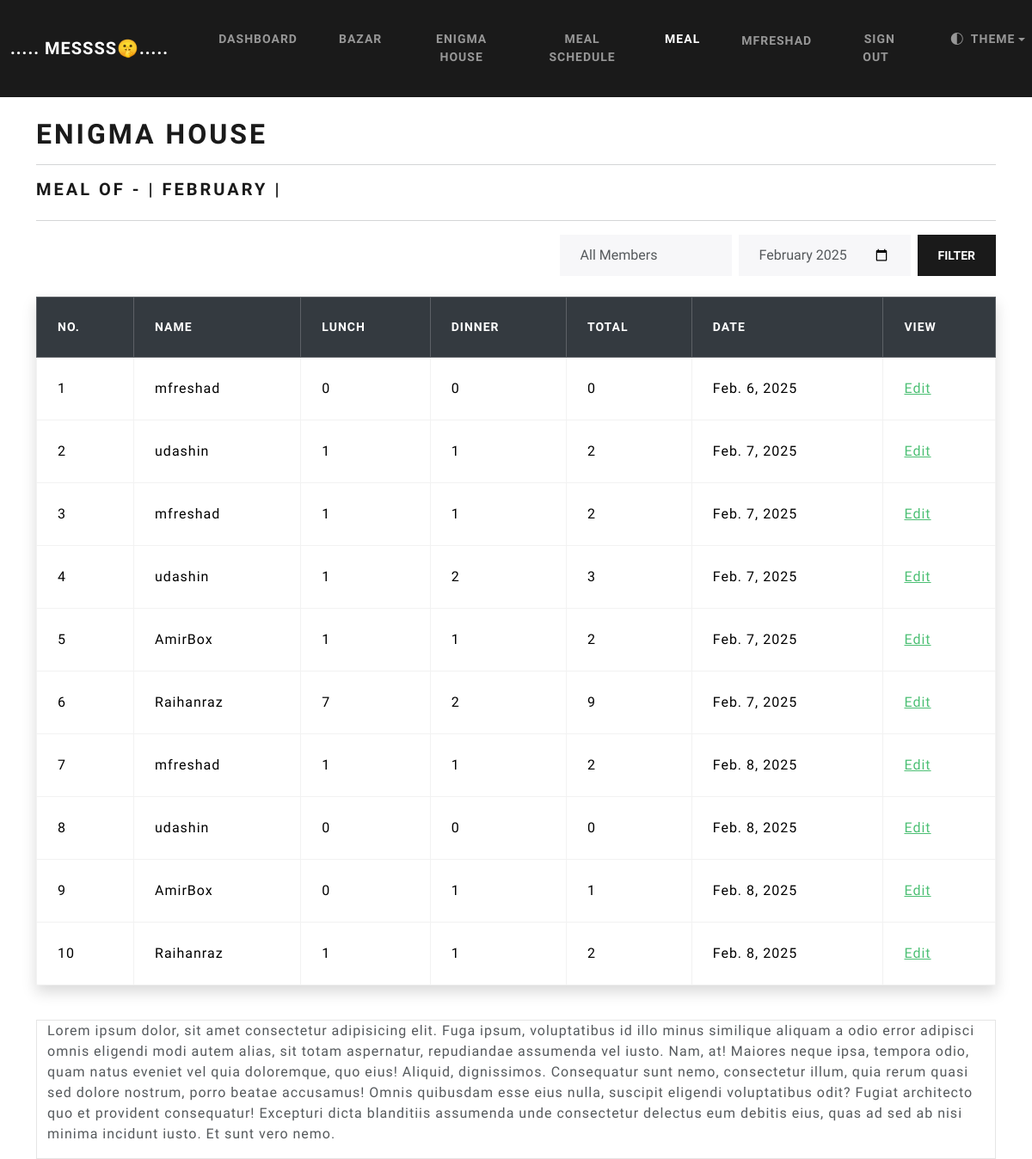
Screenshot of /meal (signed in) with the database file from the repository.
### webapp/models.py (models this page shows, shortened)
class User(AbstractBaseUser):
    first_name = models.CharField(max_length=50)
    last_name = models.CharField(max_length=50)
    username = models.CharField(max_length=50, unique=True)
    email = models.EmailField(max_length=100 , unique=True)
    phone = models.CharField(max_length=15, blank=True, unique=False, null=True)
    date_joined = models.DateTimeField(auto_now_add=True)
    last_login = models.DateTimeField(auto_now_add=True)
    created_login = models.DateTimeField(auto_now_add=True)
    modified_login = models.DateTimeField(auto_now_add=True)
    is_admin = models.BooleanField(default=False)
    is_staff = models.BooleanField(default=False)
    is_active = models.BooleanField(default=True)
    is_superadmin = models.BooleanField(default=False)
    in_mess = models.ForeignKey(
        Mess,
        on_delete=models.SET_NULL,
        null=True,
        blank=True,
        related_name='user'
    )
    USERNAME_FIELD = 'email'
    REQUIRED_FIELDS = ['username', 'first_name', 'last_name']
    objects = UserManager()
    def __str__(self):
        return self.username

class Mess(models.Model):
    name = models.CharField(max_length=100)
    mess_code = models.CharField(max_length=8, unique=True)
    lunch_update_time =  models.TimeField(default="08:00")
    meal_update_time =  models.TimeField(default="18:00")
    def __str__(self):
        return self.name

class Meal(models.Model):
    user = models.ForeignKey(
        User,
        on_delete=models.SET_NULL,
        null=True,
        blank=True,
        related_name='meal'
    )
    mess = models.ForeignKey(
        Mess,
        on_delete=models.SET_NULL,
        null=True,  # if Mess is deleted it will be NuLL
        related_name='meal'
    )
    lunch = models.IntegerField(default=0)  # Number of meals for lunch
    dinner = models.IntegerField(default=0)
    total_meal = models.IntegerField(default=0)
    date = models.DateField(auto_now_add=True)

### webapp/views.py (the view, shortened to what this page needs)
# urls.py: path('meal', views.meal_, name='meal_list'),
@login_required(login_url='my-login')
@never_cache
def meal_(request):
    if request.user.in_mess:
        current_date = datetime.now()
        selected_month = request.GET.get('month', current_date.strftime('%Y-%m'))
        selected_user = request.GET.get('user', '')
        try:
            year, month = map(int, selected_month.split('-'))
        except ValueError:
            year, month = current_date.year, current_date.month
        users_in_mess = User.objects.filter(in_mess=request.user.in_mess)
        all_meals = Meal.objects.filter(mess=request.user.in_mess, date__year=year, date__month=month)
        if selected_user and selected_user != "all":
            all_meals = all_meals.filter(user__username=selected_user)
        context = {
            'user_meal_totals' : all_meals,
            'selected_month': selected_month,
            'selected_user': selected_user,
            'users_in_mess': users_in_mess,
        }
    else:
        return redirect('join_mess')
    return render(request, 'webapp/meal.html' , context=context)

### webapp/templates/webapp/meal.html (shortened to what this page needs)
{% extends "webapp/base.html" %}
{% load crispy_forms_tags %}
{% block content %}
<h1> {{user.in_mess}} </h1>
<hr>
<div class="d-flex justify-content-between align-items-center flex-wrap">
    <span class="h4">Meal of - <strong id="demo"></strong></span>
</div>
<hr>
<form method="GET" class="d-flex align-items-center gap-2 flex-wrap justify-content-end">
    <select id="user" name="user" class="form-control" style="max-width: 200px">
        <option value="all" {% if selected_user == "all" %}selected{% endif %}>All Members</option>
    </select>
    <input
    type="month"
    id="month"
    name="month"
    class="form-control"
    style="max-width: 200px"
    value="{{ selected_month }}">
    <button type="submit" class="btn btn-primary" style="white-space: nowrap;">Filter</button>
</form>
<br>
<table class="table table-hover table-bordered shadow">
    <thead class="table-dark sticky-top mt-5">
      <th scope="col"> No. </th>
      <th scope="col"> Name </th>
      <th scope="col" > Lunch </th>
      <th scope="col"> Dinner </th>
      <th scope="col"> Total </th>
      <th scope="col"> Date </i> </th>
      {% if user.is_admin %}
      <th scope="col"> View </th>
      {% endif %}
    </thead>
    <tbody>
        {% if user_meal_totals %}
            {% for meal in user_meal_totals %}
                <tr>
                    <td>{{forloop.counter}}</td>
                    <td>{{meal.user}}</td>
                    <td>{{meal.lunch}}</td>
                    <td>{{meal.dinner}}</td>
                    <td>{{meal.total_meal}}</td>
                    <td>{{meal.date}}</td>
                    {% if user.is_admin %}
                    <td>
                        <a class="text-success edit-btn"
                           data-bs-toggle="modal"
                           data-bs-target="#exampleModal"
                           data-user="{{ meal.user }}"
                           data-lunch="{{ meal.lunch }}"
                           data-dinner="{{ meal.dinner }}"
                           data-date="{{ meal.date }}">
                           Edit
                        </a>
                    </td>
                    {% endif %}
                </tr>
            {% endfor %}
        {% else %}
        <tr>
            <td colspan="5" class="text-center">No records found for this month.</td>
        </tr
        {% endif %}
    </tbody>
  </table>
  <br>
 <div class="container bg-light bg-opacity-25">
    <p>Lorem ipsum dolor, sit amet consectetur adipisicing elit. Fuga ipsum, voluptatibus id illo minus similique aliquam a odio error adipisci omnis eligendi modi autem alias, sit totam aspernatur, repudiandae assumenda vel iusto. Nam, at! Maiores neque ipsa, tempora odio, quam natus eveniet vel quia doloremque, quo eius! Aliquid, dignissimos. Consequatur sunt nemo, consectetur illum, quia rerum quasi sed dolore nostrum, porro beatae accusamus! Omnis quibusdam esse eius nulla, suscipit eligendi voluptatibus odit? Fugiat architecto quo et provident consequatur! Excepturi dicta blanditiis assumenda unde consectetur delectus eum debitis eius, quas ad sed ab nisi minima incidunt iusto. Et sunt vero nemo.</p>
 </div>
{% endblock %}

### webapp/templates/webapp/navbar.html (shortened to what this page needs)
<nav class="navbar navbar-expand-lg navbar-dark bg-primary justify-content-center" data-bs-theme="dark">
      <a class="navbar-brand main-heading" href="{% url 'home' %}">
        &nbsp; ..... MeSsss🤫.....
      </a>
      <div class="collapse navbar-collapse text-center" id="navbarNavDropdown">
        <ul class="navbar-nav mr-auto">
          {% if user.is_authenticated %}
            {% if  user.in_mess %}
              <li class="nav-item">
                <a class="nav-link {% if request.path == '/dashboard' %}active{% endif %}" href='{% url "dashboard" %}'>Dashboard</a>
              </li>
              <li class="nav-item">
                <a class="nav-link {% if request.path == '/bazar-list' %}active{% endif %}" href='{% url "bazar-list" %}'>Bazar  </a>
              </li>
              <li class="nav-item">
                <a class="nav-link {% if request.path == '/my-mess' %}active{% endif %}" href='{% url "my-mess" %}'>{{user.in_mess}}  </a>
              </li>
              <li class="nav-item">
                <a class="nav-link {% if request.path == '/meal-schedule' %}active{% endif %}" href='{% url "meal_schedule" %}'> Meal Schedule  </a>
              </li>
              <li class="nav-item">
                <a class="nav-link {% if request.path == '/meal' %}active{% endif %}" href='{% url "meal_list" %}'> Meal</a>
              </li>
            {% else %}
              <li class="nav-item">
                <a class="nav-link {% if request.path == '/join-mess' or request.path == '/create-mess' %}active{% endif %}" href='{% url "join_mess" %}'>Join Mess &nbsp; <i class="fa fa-home" aria-hidden="true"></i> </a>
              </li>
            {% endif %}
            {% if  user.is_authenticated %}
            <li class="nav-item">
              <a class="nav-link btn btn-light " {%comment%}style="border-radius: 50%;"{%endcomment%} href="">{{user}} </a>
            </li>
          {% endif %}
            <li class="nav-item">
              <a class="nav-link " href='{% url "logout" %}'>Sign out &nbsp;  </a>
            </li>
          {% endif %}
          <li class="nav-item dropdown ms-auto me-auto" style='list-style-type: none;'>
            <a
              class="nav-link dropdown-toggle d-flex align-items-center"
              href="#"
              id="theme-menu"
              aria-expanded="false"
              data-bs-toggle="dropdown"
              aria-label="Toggle theme"
            >
              <i class="bi bi-circle-half"></i>
              <span class="ms-2">Theme</span>
            </a>
          </li>
        </ul>
      </div>
  </nav>

### static/css/style.css (style rules this page uses)
body { overflow-x: hidden; }
form { max-width: 100%; }

### rows the page displays
User: in_mess "ENIGMA HOUSE", username "MFRESHAD"
Meal: user "mfreshad", lunch "0", dinner "0", total_meal "0", date "Feb. 6, 2025"
Meal: user "udashin", lunch "1", dinner "1", total_meal "2", date "Feb. 7, 2025"
Meal: user "mfreshad", lunch "1", dinner "1", total_meal "2", date "Feb. 7, 2025"
Meal: user "udashin", lunch "1", dinner "2", total_meal "3", date "Feb. 7, 2025"
Meal: user "AmirBox", lunch "1", dinner "1", total_meal "2", date "Feb. 7, 2025"
Meal: user "Raihanraz", lunch "7", dinner "2", total_meal "9", date "Feb. 7, 2025"
Meal: user "mfreshad", lunch "1", dinner "1", total_meal "2", date "Feb. 8, 2025"
Meal: user "udashin", lunch "0", dinner "0", total_meal "0", date "Feb. 8, 2025"
Meal: user "AmirBox", lunch "0", dinner "1", total_meal "1", date "Feb. 8, 2025"
Meal: user "Raihanraz", lunch "1", dinner "1", total_meal "2", date "Feb. 8, 2025"
